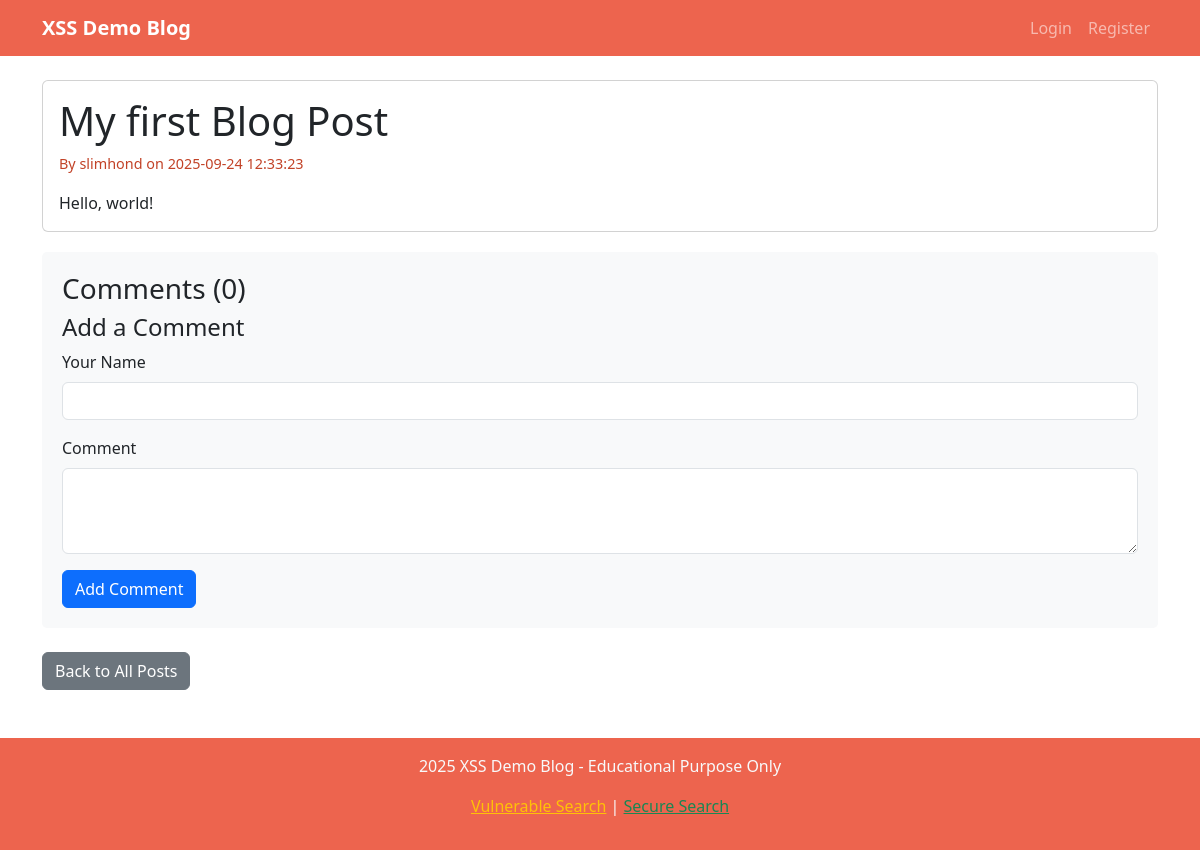
Screenshot of /post/3 with the database file from the repository.
### tables this page shows
CREATE TABLE posts
                 (id INTEGER PRIMARY KEY AUTOINCREMENT,
                  title TEXT NOT NULL,
                  content TEXT NOT NULL,
                  author_id INTEGER,
                  created_at TIMESTAMP DEFAULT CURRENT_TIMESTAMP,
                  FOREIGN KEY (author_id) REFERENCES users (id));

CREATE TABLE users
                 (id INTEGER PRIMARY KEY AUTOINCREMENT,
                  username TEXT UNIQUE NOT NULL,
                  password_hash TEXT NOT NULL,
                  email TEXT NOT NULL,
                  created_at TIMESTAMP DEFAULT CURRENT_TIMESTAMP, totp_secret TEXT, totp_enabled INTEGER DEFAULT 0, oauth_provider TEXT, oauth_id TEXT, account_locked INTEGER DEFAULT 0, lock_until TIMESTAMP, last_login TIMESTAMP);

### app.py (the view)
@app.route('/post/<int:post_id>')
def view_post(post_id):
    conn = get_db_connection()
    post = conn.execute('''SELECT p.*, u.username
                           FROM posts p
                           JOIN users u ON p.author_id = u.id
                           WHERE p.id = ?''', (post_id,)).fetchone()
    if not post:
        flash('Post not found!')
        return redirect(url_for('index'))
    comments = conn.execute('''SELECT * FROM comments
                               WHERE post_id = ?
                               ORDER BY created_at ASC''', (post_id,)).fetchall()
    conn.close()
    return render_template('post.html', post=post, comments=comments)

### app.py (called while the page is built)
def get_db_connection():
    conn = sqlite3.connect('blog.db')
    conn.row_factory = sqlite3.Row
    return conn

### templates/post.html (shortened to what this page needs)
{% extends "base.html" %}
{% block content %}
<div class="row">
    <div class="col-md-12">
        <article class="card">
            <div class="card-body">
                <h1 class="card-title">{{ post.title }}</h1>
                <p class="post-meta">By {{ post.username }} on {{ post.created_at }}</p>
                <div class="card-text">
                    {{ post.content|replace('\n', '<br>')|safe }}
                </div>
            </div>
        </article>
        <div class="comment-section">
            <h3>Comments ({{ comments|length }})</h3>
            <h4>Add a Comment</h4>
            <form method="POST" action="{{ url_for('add_comment', post_id=post.id) }}">
                <div class="mb-3">
                    <label for="author_name" class="form-label">Your Name</label>
                    <input type="text" class="form-control" id="author_name" name="author_name" required>
                </div>
                <div class="mb-3">
                    <label for="content" class="form-label">Comment</label>
                    <textarea class="form-control" id="content" name="content" rows="3" required></textarea>
                </div>
                <button type="submit" class="btn btn-primary">Add Comment</button>
            </form>
        </div>
        <div class="mt-4">
            <a href="{{ url_for('index') }}" class="btn btn-secondary">Back to All Posts</a>
        </div>
    </div>
</div>
{% endblock %}

### templates/base.html (style rules this page uses)
.post-meta { color: #C24227; font-size: 0.9em; }
.comment-section { background-color: #f8f9fa; padding: 20px; border-radius: 5px; margin-top: 20px; }

### rows the page displays
posts: title "My first Blog Post", created_at "2025-09-24 12:33:23", content "Hello, world!"
users: username "slimhond"

### other values shown
{{ comments|length }} "0"
